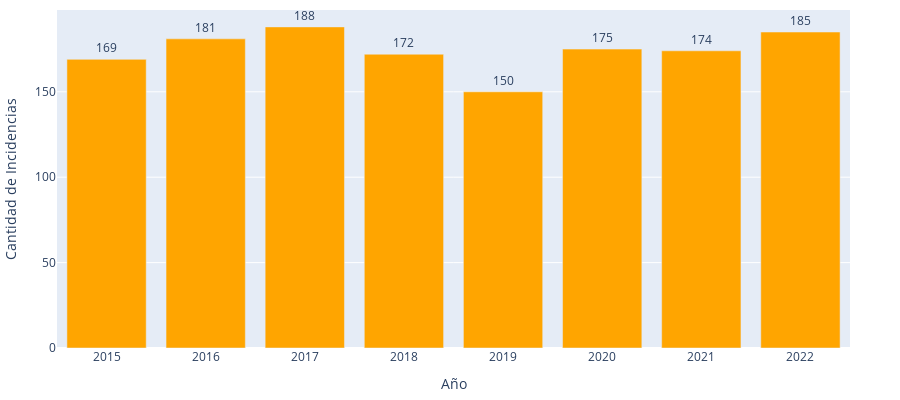

Notebook source saved alongside this figure:
### Markdown cell above
# General

### Code cell
# Contar el número de incidencias por año
incidencias_por_anio = MORT_MAT['anio_ocur'].value_counts().sort_index()
incidencias_por_anio.to_csv('C://Users//sdvc0//OneDrive//Escritorio//REPOSITORIO_ENAPEA//BACK//Mortalidad//Materna//Gráficas//MORT_MAT_1.csv', index=False)

# Crear la gráfica con Plotly
fig = px.bar(incidencias_por_anio, x=incidencias_por_anio.index, y=incidencias_por_anio.values, 
             labels={'x': 'Año', 'y': 'Cantidad de Incidencias'}, 
             title='Cantidad de Incidencias por Año de Registro')

# Agregar etiquetas de valores encima de cada barra
fig.update_traces(text=incidencias_por_anio.values, textposition='outside', marker_color='orange')

fig.update_layout(
    xaxis_title='Año',
    yaxis_title='Cantidad de Incidencias',
    title={
        'text': '',
        'y': 1.0,
        'x': 0.5,
        'xanchor': 'center',
        'yanchor': 'top'
    },
    uniformtext_minsize=8,
    uniformtext_mode='hide',
    autosize=True,  # Permite que la gráfica se ajuste automáticamente al contenedor
    margin=dict(l=50, r=50, t=10, b=10),  # Ajusta los márgenes para evitar recortes de etiquetas
    xaxis=dict(
        tickmode='linear',  # Asegura que todos los valores del eje x se muestren
        automargin=True  # Ajusta automáticamente el margen del eje x
    ),
    height=400,  # Altura inicial de la gráfica
)

fig.show()
fig.write_html('C://Users//sdvc0//OneDrive//Escritorio//REPOSITORIO_ENAPEA//BACK//Mortalidad//Materna//Gráficas//MORT_MAT_1.html')

### Figure 1 — Plotly figure (JSON) as saved in the notebook; plotly's stock layout.template omitted (floating-point values rounded to 4 significant figures)
{"data": [{"alignmentgroup": "True", "hovertemplate": "anio_ocur=%{x}<br>Cantidad de Incidencias=%{y}<extra></extra>", "legendgroup": "", "marker": {"color": "orange", "pattern": {"shape": ""}}, "name": "", "offsetgroup": "", "orientation": "v", "showlegend": false, "text": [169, 181, 188, 172, 150, 175, 174, 185], "textposition": "outside", "type": "bar", "x": [2015, 2016, 2017, 2018, 2019, 2020, 2021, 2022], "xaxis": "x", "y": [169, 181, 188, 172, 150, 175, 174, 185], "yaxis": "y"}], "layout": {"autosize": true, "barmode": "relative", "height": 400, "legend": {"tracegroupgap": 0}, "margin": {"b": 10, "l": 50, "r": 50, "t": 10}, "title": {"text": "", "x": 0.5, "xanchor": "center", "y": 1, "yanchor": "top"}, "uniformtext": {"minsize": 8, "mode": "hide"}, "xaxis": {"anchor": "y", "automargin": true, "domain": [0, 1], "tickmode": "linear", "title": {"text": "Año"}}, "yaxis": {"anchor": "x", "domain": [0, 1], "title": {"text": "Cantidad de Incidencias"}}}}
